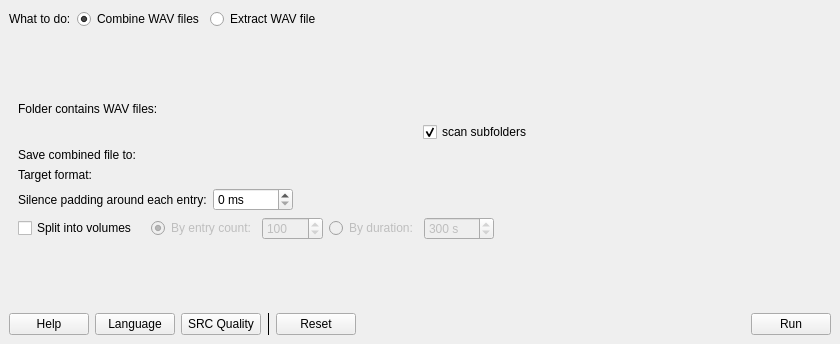
<?xml version="1.0" encoding="UTF-8"?>
<ui version="4.0">
 <class>MainWindow</class>
 <widget class="QMainWindow" name="MainWindow">
  <property name="geometry">
   <rect>
    <x>0</x>
    <y>0</y>
    <width>840</width>
    <height>344</height>
   </rect>
  </property>
  <property name="sizePolicy">
   <sizepolicy hsizetype="Fixed" vsizetype="Fixed">
    <horstretch>0</horstretch>
    <verstretch>0</verstretch>
   </sizepolicy>
  </property>
  <property name="windowTitle">
   <string>KiraWavTar</string>
  </property>
  <widget class="QWidget" name="centralwidget">
   <layout class="QVBoxLayout" name="verticalLayout">
    <item>
     <layout class="QHBoxLayout" name="horizontalLayout">
      <item>
       <widget class="QLabel" name="label">
        <property name="text">
         <string>What to do:</string>
        </property>
       </widget>
      </item>
      <item>
       <widget class="QRadioButton" name="combineWAVRadioButton">
        <property name="text">
         <string>Combine WAV files</string>
        </property>
        <property name="checked">
         <bool>true</bool>
        </property>
        <attribute name="buttonGroup">
         <string notr="true">modeButtonGroup</string>
        </attribute>
       </widget>
      </item>
      <item>
       <widget class="QRadioButton" name="extarctWAVRadioButton">
        <property name="text">
         <string>Extract WAV file</string>
        </property>
        <attribute name="buttonGroup">
         <string notr="true">modeButtonGroup</string>
        </attribute>
       </widget>
      </item>
      <item>
       <spacer name="horizontalSpacer_2">
        <property name="orientation">
         <enum>Qt::Orientation::Horizontal</enum>
        </property>
        <property name="sizeHint" stdset="0">
         <size>
          <width>40</width>
          <height>20</height>
         </size>
        </property>
       </spacer>
      </item>
     </layout>
    </item>
    <item>
     <widget class="QStackedWidget" name="optionStackedWidget">
      <property name="sizePolicy">
       <sizepolicy hsizetype="Preferred" vsizetype="Preferred">
        <horstretch>0</horstretch>
        <verstretch>0</verstretch>
       </sizepolicy>
      </property>
      <property name="currentIndex">
       <number>0</number>
      </property>
      <widget class="QWidget" name="combineOptionPage">
       <layout class="QGridLayout" name="gridLayout">
        <item row="0" column="0" colspan="2">
         <spacer name="verticalSpacer_3">
          <property name="orientation">
           <enum>Qt::Orientation::Vertical</enum>
          </property>
          <property name="sizeHint" stdset="0">
           <size>
            <width>20</width>
            <height>0</height>
           </size>
          </property>
         </spacer>
        </item>
        <item row="1" column="0">
         <widget class="QLabel" name="label_2">
          <property name="text">
           <string>Folder contains WAV files:</string>
          </property>
         </widget>
        </item>
        <item row="1" column="1">
         <widget class="DirNameEditWithBrowse" name="combineDirPathWidget" native="true"/>
        </item>
        <item row="2" column="1">
         <widget class="QCheckBox" name="subdirCheckBox">
          <property name="toolTip">
           <string>Make program to scan subfolders (and their subfolders), and combine all WAV files found. The folder structure will be stored in description file, as this will be reconstructed when extract.</string>
          </property>
          <property name="text">
           <string>scan subfolders</string>
          </property>
          <property name="checked">
           <bool>true</bool>
          </property>
         </widget>
        </item>
        <item row="3" column="0">
         <widget class="QLabel" name="label_3">
          <property name="text">
           <string>Save combined file to:</string>
          </property>
         </widget>
        </item>
        <item row="3" column="1">
         <widget class="FileNameEditWithSaveBrowse" name="combineResultPathWidget" native="true"/>
        </item>
        <item row="4" column="0">
         <widget class="QLabel" name="label_4">
          <property name="text">
           <string>Target format:</string>
          </property>
         </widget>
        </item>
        <item row="4" column="1">
         <widget class="WAVFormatChooserWidget" name="combineWAVFormatWidget" native="true"/>
        </item>
        <item row="6" column="0" colspan="2">
         <layout class="QHBoxLayout" name="combineVolumeCheckLayout">
          <item>
           <widget class="QCheckBox" name="combineMultiVolumeCheckBox">
            <property name="text">
             <string>Split into volumes</string>
            </property>
           </widget>
          </item>
          <item>
           <spacer name="horizontalSpacer_5">
            <property name="orientation">
             <enum>Qt::Orientation::Horizontal</enum>
            </property>
            <property name="sizeType">
             <enum>QSizePolicy::Policy::Fixed</enum>
            </property>
            <property name="sizeHint" stdset="0">
             <size>
              <width>8</width>
              <height>1</height>
             </size>
            </property>
           </spacer>
          </item>
          <item>
           <widget class="QWidget" name="combineVolumeOptionsWidget" native="true">
            <property name="enabled">
             <bool>false</bool>
            </property>
            <layout class="QHBoxLayout" name="volumeOptionsLayout">
             <property name="leftMargin">
              <number>0</number>
             </property>
             <property name="topMargin">
              <number>0</number>
             </property>
             <property name="rightMargin">
              <number>0</number>
             </property>
             <property name="bottomMargin">
              <number>0</number>
             </property>
             <item>
              <widget class="QRadioButton" name="volumeByCountRadioButton">
               <property name="text">
                <string>By entry count:</string>
               </property>
               <property name="checked">
                <bool>true</bool>
               </property>
               <attribute name="buttonGroup">
                <string notr="true">volumeModeButtonGroup</string>
               </attribute>
              </widget>
             </item>
             <item>
              <widget class="QSpinBox" name="volumeCountSpinBox">
               <property name="minimum">
                <number>1</number>
               </property>
               <property name="maximum">
                <number>99999</number>
               </property>
               <property name="value">
                <number>100</number>
               </property>
              </widget>
             </item>
             <item>
              <widget class="QRadioButton" name="volumeByDurationRadioButton">
               <property name="text">
                <string>By duration:</string>
               </property>
               <attribute name="buttonGroup">
                <string notr="true">volumeModeButtonGroup</string>
               </attribute>
              </widget>
             </item>
             <item>
              <widget class="QSpinBox" name="volumeDurationSpinBox">
               <property name="enabled">
                <bool>false</bool>
               </property>
               <property name="suffix">
                <string> s</string>
               </property>
               <property name="minimum">
                <number>1</number>
               </property>
               <property name="maximum">
                <number>86400</number>
               </property>
               <property name="value">
                <number>300</number>
               </property>
              </widget>
             </item>
            </layout>
           </widget>
          </item>
          <item>
           <spacer name="volumeCheckSpacer">
            <property name="orientation">
             <enum>Qt::Orientation::Horizontal</enum>
            </property>
            <property name="sizeHint" stdset="0">
             <size>
              <width>40</width>
              <height>20</height>
             </size>
            </property>
           </spacer>
          </item>
         </layout>
        </item>
        <item row="8" column="0" colspan="2">
         <spacer name="verticalSpacer_2">
          <property name="orientation">
           <enum>Qt::Orientation::Vertical</enum>
          </property>
          <property name="sizeHint" stdset="0">
           <size>
            <width>20</width>
            <height>0</height>
           </size>
          </property>
         </spacer>
        </item>
        <item row="5" column="0" colspan="2">
         <layout class="QHBoxLayout" name="horizontalLayout_4">
          <item>
           <widget class="QLabel" name="label_gap">
            <property name="text">
             <string>Silence padding around each entry:</string>
            </property>
           </widget>
          </item>
          <item>
           <widget class="QSpinBox" name="combineGapSpinBox">
            <property name="suffix">
             <string> ms</string>
            </property>
            <property name="minimum">
             <number>0</number>
            </property>
            <property name="maximum">
             <number>60000</number>
            </property>
            <property name="value">
             <number>0</number>
            </property>
           </widget>
          </item>
          <item>
           <spacer name="horizontalSpacer_4">
            <property name="orientation">
             <enum>Qt::Orientation::Horizontal</enum>
            </property>
            <property name="sizeHint" stdset="0">
             <size>
              <width>40</width>
              <height>20</height>
             </size>
            </property>
           </spacer>
          </item>
         </layout>
        </item>
       </layout>
      </widget>
      <widget class="QWidget" name="extractOptionPage">
       <layout class="QGridLayout" name="gridLayout_2" columnstretch="0,1">
        <property name="topMargin">
         <number>0</number>
        </property>
        <property name="bottomMargin">
         <number>0</number>
        </property>
        <item row="1" column="1">
         <widget class="FileNameEditWithBrowse" name="extractSrcPathWidget" native="true"/>
        </item>
        <item row="3" column="0">
         <widget class="QLabel" name="label_6">
          <property name="text">
           <string>Output format:</string>
          </property>
         </widget>
        </item>
        <item row="7" column="0" colspan="2">
         <spacer name="verticalSpacer">
          <property name="orientation">
           <enum>Qt::Orientation::Vertical</enum>
          </property>
          <property name="sizeHint" stdset="0">
           <size>
            <width>20</width>
            <height>0</height>
           </size>
          </property>
         </spacer>
        </item>
        <item row="5" column="0" colspan="2">
         <layout class="QHBoxLayout" name="extractCheckboxesLayout">
          <item>
           <widget class="QCheckBox" name="extractSelectionCheckBox">
            <property name="text">
             <string>Choose which ones to extract...</string>
            </property>
           </widget>
          </item>
          <item>
           <widget class="QCheckBox" name="removeDCCheckBox">
            <property name="text">
             <string>Remove DC offset also</string>
            </property>
           </widget>
          </item>
          <item>
           <spacer name="horizontalSpacer_3">
            <property name="orientation">
             <enum>Qt::Orientation::Horizontal</enum>
            </property>
            <property name="sizeHint" stdset="0">
             <size>
              <width>40</width>
              <height>20</height>
             </size>
            </property>
           </spacer>
          </item>
         </layout>
        </item>
        <item row="2" column="1">
         <widget class="DirNameEditWithBrowse" name="extractResultPathWidget" native="true"/>
        </item>
        <item row="1" column="0">
         <widget class="QLabel" name="label_5">
          <property name="text">
           <string>WAV file to extract:</string>
          </property>
         </widget>
        </item>
        <item row="2" column="0">
         <widget class="QLabel" name="label_7">
          <property name="text">
           <string>Save results to:</string>
          </property>
         </widget>
        </item>
        <item row="0" column="0" colspan="2">
         <spacer name="verticalSpacer_4">
          <property name="orientation">
           <enum>Qt::Orientation::Vertical</enum>
          </property>
          <property name="sizeHint" stdset="0">
           <size>
            <width>20</width>
            <height>0</height>
           </size>
          </property>
         </spacer>
        </item>
        <item row="3" column="1">
         <layout class="QGridLayout" name="gridLayout_3">
          <item row="1" column="0">
           <widget class="QRadioButton" name="extractFormatCustomRadioButton">
            <property name="text">
             <string>Use unified format:</string>
            </property>
            <attribute name="buttonGroup">
             <string notr="true">extractFormatButtonGroup</string>
            </attribute>
           </widget>
          </item>
          <item row="0" column="0" colspan="2">
           <widget class="QRadioButton" name="extractFormatSrcRadioButton">
            <property name="text">
             <string>Same as source when combing</string>
            </property>
            <property name="checked">
             <bool>true</bool>
            </property>
            <attribute name="buttonGroup">
             <string notr="true">extractFormatButtonGroup</string>
            </attribute>
           </widget>
          </item>
          <item row="1" column="1">
           <widget class="WAVFormatChooserWidget" name="extractFormatCustomChooser" native="true">
            <property name="enabled">
             <bool>false</bool>
            </property>
            <property name="sizePolicy">
             <sizepolicy hsizetype="Expanding" vsizetype="Preferred">
              <horstretch>0</horstretch>
              <verstretch>0</verstretch>
             </sizepolicy>
            </property>
           </widget>
          </item>
         </layout>
        </item>
       </layout>
      </widget>
     </widget>
    </item>
    <item>
     <layout class="QHBoxLayout" name="horizontalLayout_2">
      <item>
       <widget class="QPushButton" name="helpButton">
        <property name="text">
         <string>Help</string>
        </property>
       </widget>
      </item>
      <item>
       <widget class="QPushButton" name="langButton">
        <property name="text">
         <string>Language</string>
        </property>
       </widget>
      </item>
      <item>
       <widget class="QPushButton" name="srcQualityButton">
        <property name="toolTip">
         <string>Sample rate conversion quality</string>
        </property>
        <property name="text">
         <string>SRC Quality</string>
        </property>
       </widget>
      </item>
      <item>
       <widget class="Line" name="leftBottomButtonLine">
        <property name="frameShadow">
         <enum>QFrame::Shadow::Plain</enum>
        </property>
        <property name="orientation">
         <enum>Qt::Orientation::Vertical</enum>
        </property>
       </widget>
      </item>
      <item>
       <widget class="QPushButton" name="resetButton">
        <property name="text">
         <string>Reset</string>
        </property>
       </widget>
      </item>
      <item>
       <spacer name="horizontalSpacer">
        <property name="orientation">
         <enum>Qt::Orientation::Horizontal</enum>
        </property>
        <property name="sizeHint" stdset="0">
         <size>
          <width>0</width>
          <height>0</height>
         </size>
        </property>
       </spacer>
      </item>
      <item>
       <widget class="QPushButton" name="runButton">
        <property name="text">
         <string>Run</string>
        </property>
       </widget>
      </item>
     </layout>
    </item>
   </layout>
  </widget>
 </widget>
 <customwidgets>
  <customwidget>
   <class>DirNameEditWithBrowse</class>
   <extends>QWidget</extends>
   <header>DirNameEditWithBrowse.h</header>
   <container>1</container>
  </customwidget>
  <customwidget>
   <class>FileNameEditWithBrowse</class>
   <extends>QWidget</extends>
   <header>FileNameEditWithBrowse.h</header>
   <container>1</container>
  </customwidget>
  <customwidget>
   <class>FileNameEditWithSaveBrowse</class>
   <extends>QWidget</extends>
   <header>FileNameEditWithBrowse.h</header>
   <container>1</container>
  </customwidget>
  <customwidget>
   <class>WAVFormatChooserWidget</class>
   <extends>QWidget</extends>
   <header>WavFormatChooserWidget.h</header>
   <container>1</container>
  </customwidget>
 </customwidgets>
 <resources/>
 <connections>
  <connection>
   <sender>extractFormatCustomRadioButton</sender>
   <signal>toggled(bool)</signal>
   <receiver>extractFormatCustomChooser</receiver>
   <slot>setEnabled(bool)</slot>
   <hints>
    <hint type="sourcelabel">
     <x>225</x>
     <y>131</y>
    </hint>
    <hint type="destinationlabel">
     <x>339</x>
     <y>134</y>
    </hint>
   </hints>
  </connection>
  <connection>
   <sender>combineMultiVolumeCheckBox</sender>
   <signal>toggled(bool)</signal>
   <receiver>combineVolumeOptionsWidget</receiver>
   <slot>setEnabled(bool)</slot>
   <hints>
    <hint type="sourcelabel">
     <x>100</x>
     <y>200</y>
    </hint>
    <hint type="destinationlabel">
     <x>400</x>
     <y>220</y>
    </hint>
   </hints>
  </connection>
  <connection>
   <sender>volumeByCountRadioButton</sender>
   <signal>toggled(bool)</signal>
   <receiver>volumeCountSpinBox</receiver>
   <slot>setEnabled(bool)</slot>
   <hints>
    <hint type="sourcelabel">
     <x>100</x>
     <y>220</y>
    </hint>
    <hint type="destinationlabel">
     <x>200</x>
     <y>220</y>
    </hint>
   </hints>
  </connection>
  <connection>
   <sender>volumeByDurationRadioButton</sender>
   <signal>toggled(bool)</signal>
   <receiver>volumeDurationSpinBox</receiver>
   <slot>setEnabled(bool)</slot>
   <hints>
    <hint type="sourcelabel">
     <x>300</x>
     <y>220</y>
    </hint>
    <hint type="destinationlabel">
     <x>400</x>
     <y>220</y>
    </hint>
   </hints>
  </connection>
 </connections>
 <buttongroups>
  <buttongroup name="extractFormatButtonGroup"/>
  <buttongroup name="volumeModeButtonGroup"/>
  <buttongroup name="modeButtonGroup"/>
 </buttongroups>
</ui>
